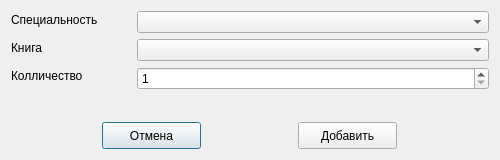
<?xml version="1.0" encoding="UTF-8"?>
<ui version="4.0">
 <class>AddFond</class>
 <widget class="QDialog" name="AddFond">
  <property name="geometry">
   <rect>
    <x>0</x>
    <y>0</y>
    <width>500</width>
    <height>160</height>
   </rect>
  </property>
  <property name="minimumSize">
   <size>
    <width>500</width>
    <height>160</height>
   </size>
  </property>
  <property name="maximumSize">
   <size>
    <width>500</width>
    <height>160</height>
   </size>
  </property>
  <property name="windowTitle">
   <string>Dialog</string>
  </property>
  <layout class="QVBoxLayout" name="verticalLayout">
   <item>
    <layout class="QFormLayout" name="formLayout">
     <item row="0" column="0">
      <widget class="QLabel" name="label">
       <property name="minimumSize">
        <size>
         <width>120</width>
         <height>17</height>
        </size>
       </property>
       <property name="maximumSize">
        <size>
         <width>120</width>
         <height>17</height>
        </size>
       </property>
       <property name="text">
        <string>Специальность</string>
       </property>
      </widget>
     </item>
     <item row="0" column="1">
      <widget class="QComboBox" name="comboSpec"/>
     </item>
     <item row="1" column="0">
      <widget class="QLabel" name="label_2">
       <property name="minimumSize">
        <size>
         <width>120</width>
         <height>17</height>
        </size>
       </property>
       <property name="maximumSize">
        <size>
         <width>120</width>
         <height>17</height>
        </size>
       </property>
       <property name="text">
        <string>Книга</string>
       </property>
      </widget>
     </item>
     <item row="1" column="1">
      <widget class="QComboBox" name="comboBook"/>
     </item>
     <item row="2" column="0">
      <widget class="QLabel" name="label_3">
       <property name="minimumSize">
        <size>
         <width>120</width>
         <height>17</height>
        </size>
       </property>
       <property name="maximumSize">
        <size>
         <width>120</width>
         <height>17</height>
        </size>
       </property>
       <property name="text">
        <string>Колличество</string>
       </property>
      </widget>
     </item>
     <item row="2" column="1">
      <widget class="QSpinBox" name="spinBox">
       <property name="minimum">
        <number>1</number>
       </property>
       <property name="maximum">
        <number>100</number>
       </property>
      </widget>
     </item>
    </layout>
   </item>
   <item>
    <spacer name="verticalSpacer">
     <property name="orientation">
      <enum>Qt::Vertical</enum>
     </property>
     <property name="sizeHint" stdset="0">
      <size>
       <width>20</width>
       <height>40</height>
      </size>
     </property>
    </spacer>
   </item>
   <item>
    <layout class="QHBoxLayout" name="horizontalLayout">
     <item>
      <widget class="QPushButton" name="butCan">
       <property name="minimumSize">
        <size>
         <width>99</width>
         <height>27</height>
        </size>
       </property>
       <property name="maximumSize">
        <size>
         <width>99</width>
         <height>27</height>
        </size>
       </property>
       <property name="text">
        <string>Отмена</string>
       </property>
      </widget>
     </item>
     <item>
      <widget class="QPushButton" name="butAdd">
       <property name="minimumSize">
        <size>
         <width>99</width>
         <height>27</height>
        </size>
       </property>
       <property name="maximumSize">
        <size>
         <width>99</width>
         <height>27</height>
        </size>
       </property>
       <property name="text">
        <string>Добавить</string>
       </property>
      </widget>
     </item>
    </layout>
   </item>
  </layout>
 </widget>
 <resources/>
 <connections/>
</ui>
